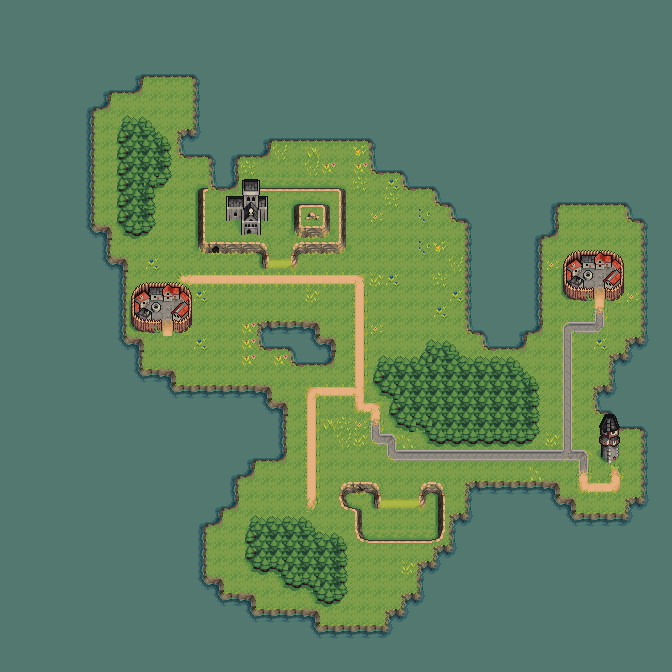

A level layout from a 2D game, rendered from its tile map. Below: a short description, then the map file with tile-grid data replaced by summaries:
An orthogonal 42x42 tile map with 16x16 px tiles, 5 tile layers (ground, objects, roads, towns, ...) and 85 objects.

<map version="1.8" tiledversion="1.8.2" orientation="orthogonal" renderorder="right-down" width="42" height="42" tilewidth="16" tileheight="16" infinite="0" nextlayerid="7" nextobjectid="97">
 <tileset firstgid="1" source="grass_biome.tsx" />
 <layer id="1" name="ground" width="42" height="42" locked="1">
  <data>[1764 cells, 1764 non-empty, 44 distinct tile ids]</data>
 </layer>
 <layer id="2" name="objects" width="42" height="42" locked="1">
  <data>[1764 cells, 125 non-empty, 13 distinct tile ids]</data>
 </layer>
 <layer id="3" name="roads" width="42" height="42" locked="1">
  <data>[1764 cells, 63 non-empty, 19 distinct tile ids]</data>
 </layer>
 <layer id="4" name="towns" width="42" height="42" locked="1">
  <data>[1764 cells, 46 non-empty, 30 distinct tile ids]</data>
 </layer>
 <layer id="6" name="towns2" width="42" height="42" locked="1">
  <data>[1764 cells, 6 non-empty, 6 distinct tile ids]</data>
 </layer>
 <objectgroup id="5" name="collisions">
  <object id="3" x="225.356" y="196.404" width="43.8193" height="23.4746" />
  <object id="4" x="240.224" y="217.531" width="21.1272" height="15.6497" />
  <object id="5" x="294.215" y="203.447" width="33.6469" height="32.082" />
  <object id="6" x="292.65" y="241.006" width="56.3391" height="17.9972" />
  <object id="7" x="335.687" y="185.449" width="17.2147" height="65.7289" />
  <object id="8" x="237.876" y="178.408" width="115.026" height="11.7373" />
  <object id="9" x="193.274" y="182.32" width="15.6497" height="7.04238" />
  <object id="10" x="191.709" y="180.755" width="10.9548" height="71.2063" />
  <object id="11" x="190.927" y="237.094" width="74.3363" height="17.2147" />
  <object id="12" x="251.178" y="248.048" width="17.2147" height="18.7797" />
  <object id="13" x="128.328" y="280.913" width="64.1639" height="52.4266" />
  <object id="14" x="563.391" y="248.048" width="59.469" height="50.8617" />
  <object id="15" x="596.255" y="439.758" width="24.2571" height="21.9096" />
  <object id="16" x="337.252" y="481.23" width="42.2543" height="9.38985" />
  <object id="17" x="370.899" y="489.837" width="10.1723" height="18.7797" />
  <object id="18" x="336.469" y="486.707" width="9.38985" height="23.4746" />
  <object id="19" x="339.599" y="498.444" width="20.3447" height="12.5198" />
  <object id="20" x="354.467" y="509.399" width="9.38985" height="32.082" />
  <object id="21" x="354.467" y="533.656" width="89.2035" height="8.60736" />
  <object id="22" x="438.193" y="481.23" width="9.38985" height="61.034" />
  <object id="23" x="414.718" y="481.23" width="32.082" height="7.82487" />
  <object id="24" x="417.066" y="481.23" width="8.60736" height="26.6046" />
  <object id="26" x="255.873" y="319.255" width="65.7289" height="30.517" />
  <object id="27" x="286.39" y="334.905" width="47.7317" height="30.517" />
  <object id="29" x="246.483" y="515.659" width="64.1639" height="41.4718" />
  <object id="30" x="251.178" y="552.436" width="93.8985" height="17.2147" />
  <object id="31" x="300.475" y="527.396" width="33.6469" height="21.1272" />
  <object id="32" x="323.95" y="534.439" width="21.1272" height="19.5622" />
  <object id="33" x="281.695" y="565.738" width="63.3814" height="17.2147" />
  <object id="34" x="308.3" y="575.911" width="36.7769" height="25.8221" />
  <object id="35" x="376.376" y="354.467" width="143.195" height="33.6469" />
  <object id="36" x="506.269" y="371.681" width="29.7345" height="21.1272" />
  <object id="37" x="388.114" y="385.766" width="148.673" height="28.1695" />
  <object id="38" x="395.939" y="412.371" width="140.848" height="15.6497" />
  <object id="39" x="428.02" y="427.238" width="108.766" height="14.0848" />
  <object id="40" x="424.891" y="338.034" width="34.4294" height="15.6497" />
  <object id="41" x="118.938" y="115.026" width="28.952" height="107.201" />
  <object id="42" x="122.85" y="215.966" width="29.7345" height="18.7797" />
  <object id="43" x="141.63" y="125.98" width="15.6497" height="96.2459" />
  <object id="44" x="156.497" y="133.805" width="12.5198" height="51.6442" />
  <object id="45" x="92.3335" y="41.4718" width="121.286" height="32.082" />
  <object id="46" x="193.274" y="58.6865" width="74.3363" height="93.8985" />
  <object id="47" x="181.537" y="134.588" width="28.1695" height="20.3447" />
  <object id="48" x="208.142" y="147.89" width="28.1695" height="37.5594" />
  <object id="49" x="248.048" y="108.766" width="158.062" height="30.517" />
  <object id="50" x="368.551" y="133.023" width="56.3391" height="36.7769" />
  <object id="51" x="407.676" y="164.322" width="41.4718" height="23.4746" />
  <object id="52" x="435.845" y="187.797" width="43.0368" height="17.9972" />
  <object id="53" x="451.495" y="203.447" width="104.853" height="16.4322" />
  <object id="54" x="468.71" y="216.749" width="71.2063" height="114.243" />
  <object id="55" x="484.36" y="329.427" width="40.6893" height="17.2147" />
  <object id="56" x="527.396" y="211.272" width="27.3871" height="23.4746" />
  <object id="57" x="553.218" y="183.102" width="106.418" height="20.3447" />
  <object id="58" x="624.425" y="196.404" width="30.517" height="25.0396" />
  <object id="59" x="640.857" y="214.401" width="23.4746" height="310.647" />
  <object id="60" x="626.772" y="341.164" width="21.9096" height="31.2995" />
  <object id="61" x="609.558" y="356.814" width="39.1244" height="58.6865" />
  <object id="62" x="594.69" y="389.679" width="28.1695" height="21.9096" />
  <object id="63" x="609.558" y="408.458" width="46.1667" height="17.2147" />
  <object id="64" x="626.772" y="500.792" width="22.6921" height="35.2119" />
  <object id="65" x="562.608" y="518.007" width="77.4662" height="28.1695" />
  <object id="66" x="556.348" y="503.139" width="17.9972" height="39.1244" />
  <object id="69" x="465.58" y="483.577" width="93.116" height="50.8617" />
  <object id="70" x="447.583" y="515.659" width="25.8221" height="43.0368" />
  <object id="71" x="431.933" y="545.394" width="20.3447" height="35.9944" />
  <object id="72" x="416.283" y="561.826" width="22.6921" height="54.7741" />
  <object id="73" x="398.286" y="596.255" width="23.4746" height="27.3871" />
  <object id="74" x="383.419" y="608.775" width="25.0396" height="28.952" />
  <object id="76" x="286.39" y="628.337" width="108.766" height="31.2995" />
  <object id="78" x="234.746" y="612.687" width="83.7261" height="35.2119" />
  <object id="79" x="208.142" y="591.56" width="46.9492" height="32.8645" />
  <object id="80" x="190.927" y="575.128" width="32.8645" height="30.517" />
  <object id="81" x="169.8" y="506.269" width="37.5594" height="88.4211" />
  <object id="82" x="179.972" y="476.535" width="39.9068" height="46.1667" />
  <object id="83" x="210.489" y="468.71" width="25.8221" height="41.4718" />
  <object id="84" x="223.791" y="435.063" width="30.517" height="42.2543" />
  <object id="86" x="234.746" y="402.198" width="50.0792" height="56.3391" />
  <object id="87" x="130.675" y="384.201" width="138.5" height="17.2147" />
  <object id="88" x="94.681" y="370.899" width="78.2487" height="18.7797" />
  <object id="89" x="87.6386" y="336.469" width="51.6442" height="36.7769" />
  <object id="90" x="89.2035" y="258.221" width="33.6469" height="86.0736" />
  <object id="92" x="73.5538" y="224.574" width="35.9944" height="46.9492" />
  <object id="93" x="43.8193" y="89.986" width="48.5142" height="147.89" />
  <object id="94" x="68.0764" y="72.7713" width="43.0368" height="33.6469" />
  <object id="95" x="85.2911" y="58.6865" width="58.6865" height="34.4294" />
 </objectgroup>
</map>
